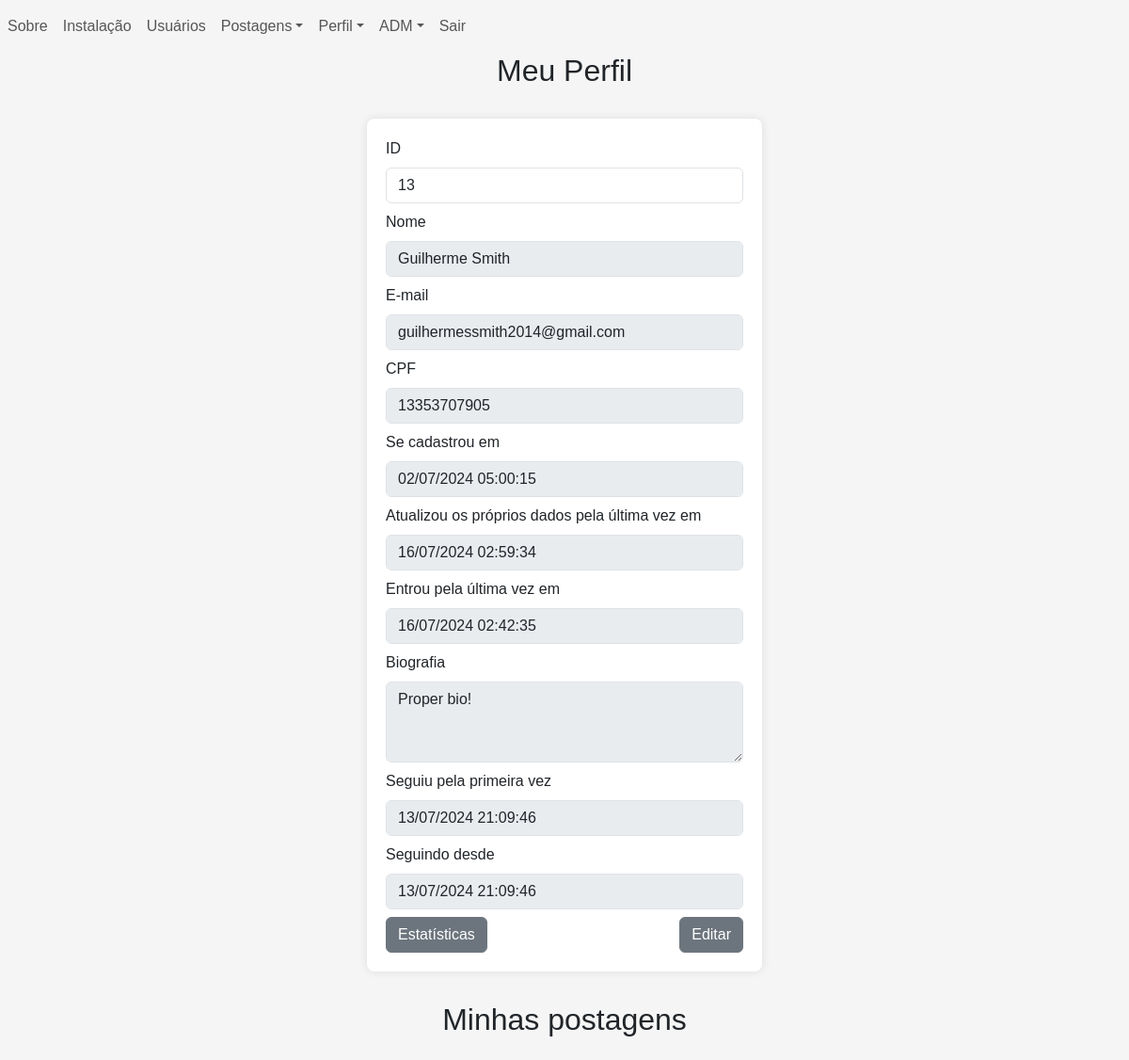
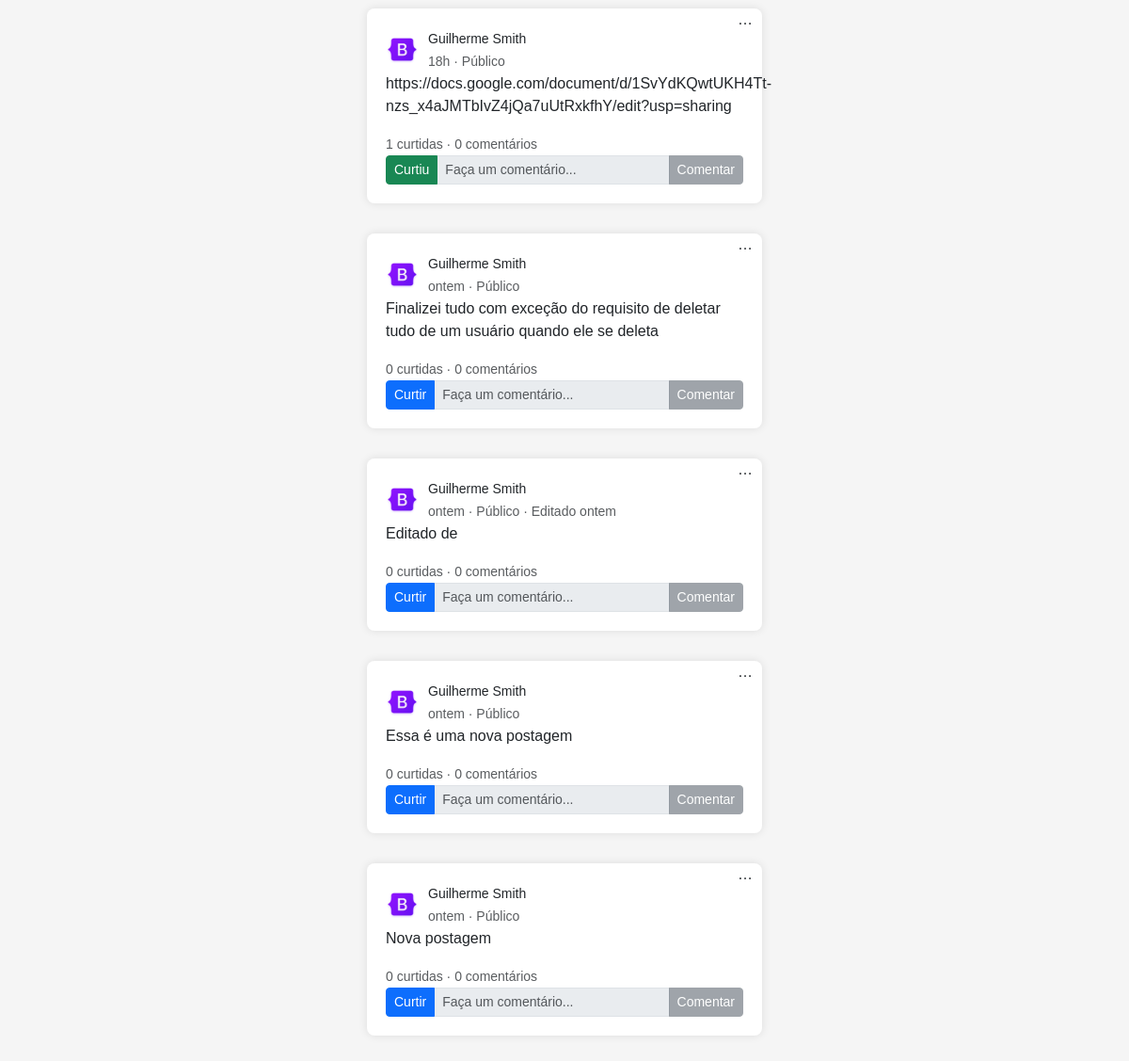
The page /users/profile.php (signed in) on the database its author committed (2 pictures, top to bottom).
### tables this page shows
CREATE TABLE users (
    id INTEGER PRIMARY KEY AUTOINCREMENT,
    username VARCHAR(255) NOT NULL,
    email VARCHAR(255) NOT NULL UNIQUE,
    cpf VARCHAR(11) NOT NULL UNIQUE,
    created_at DATETIME DEFAULT CURRENT_TIMESTAMP,
    updated_at DATETIME
, pass VARCHAR(255) NOT NULL, bio VARCHAR(100), logged_at TIMESTAMP, adm boolean DEFAULT false);

CREATE TABLE posts (
    id INTEGER PRIMARY KEY AUTOINCREMENT,
    id_user INTEGER NOT NULL,
    text VARCHAR(100) NOT NULL,
    image_src VARCHAR(100),
    created_at TIMESTAMP DEFAULT CURRENT_TIMESTAMP,
    updated_at TIMESTAMP,
    total_comments INTEGER DEFAULT 0,
    total_likes INTEGER DEFAULT 0,
    FOREIGN KEY (id_user) REFERENCES users(id)
);

### src/back/config.php (called while the page is built, shortened)
<?php
    function get_posts(array $array = [], $single = false){
        $db = db_conn();
        $se_SQL = "SELECT * FROM post";
        if (!empty($array)) {
            $se_SQL .= " WHERE ";
            $conditions = [];
            foreach ($array as $col => $values) {
                $value_parts = explode(',',$values);
                foreach ($value_parts as $value) {
                    $marks[] = "$col LIKE ?";
                }
                $conditions[] = implode(" OR ",$marks);
            }
            $se_SQL .= implode(" AND ",$conditions);
        }
        $se_query = $db->prepare($se_SQL);
        if (!empty($array)) {
            $i = 1;
            foreach ($array as $col => $value) {
                foreach ($value_parts as $value) {
                    $se_query->bindValue($i,"%".trim(ucfirst($value))."%",SQLITE3_TEXT);
                    $i++;
                }
            }
        }
        $se_result = $se_query->execute();
        $posts = [];
        while ($row = $se_result->fetchArray(SQLITE3_ASSOC)) {
            $row['options'] = [
                ['text' => 'Visualizar','path' => POSTS_LINK.'crud/view_post.php']
            ];
            if (logged()) {
                if ($row['id_user'] == $_SESSION['user']['id']) {
                    $row['options'][] = ['text' => 'Editar','path' => POSTS_LINK.'crud/edit_post.php'];
                    $row['options'][] = ['text' => 'Deletar','path' => POSTS_LINK.'crud/delete_post.php'];
                }
                if ($db->querySingle("SELECT created_at FROM post_likes WHERE id_user = ".$_SESSION['user']['id']." AND id_post = ".$row['id']) == null) {
                    $row['liked'] = false;
                }else{
                    $row['liked'] = true;
                }
            }else{
                $row['liked'] = false;
            }
            $row['posted_at'] = time_ago($row['created_at']);
            $posts[] = $row;
        }
        return $single ? $posts[0] : $posts;
    }
    function time_ago($datetime) {
        $now = new DateTime('now', new DateTimeZone('America/Sao_Paulo'));
        $post_time = new DateTime($datetime, new DateTimeZone('UTC'));
        $post_time->setTimezone(new DateTimeZone('America/Sao_Paulo'));
        $interval = $now->diff($post_time);
        $hours = $interval->h;
        $days = $interval->d;
        $weeks = floor($interval->days / 7);
        $months = $interval->m + ($interval->y * 12);
        $years = $interval->y;
        if ($days > 0) {
            return $days == 1 ? "ontem" : "$days dias";
        }
        if ($hours > 0) {
            return $hours."h";
        }
        return "Agora";
    }
    function format_date($date_string){
        return $date_string != null ? date('d/m/Y H:i:s',strtotime($date_string)) : "";
    }
    function logged(){
        return isset($_SESSION['user']);
    }
    function db_conn(){
        $db = new SQLite3(SRC_URL.'back/database.sqlite',SQLITE3_OPEN_READWRITE);
        return $db;
    }
    function get_users(array $array = [], $single = false){
        $db = db_conn();
        $se_SQL = "SELECT * FROM users";
        if (!empty($array)) {
            $se_SQL .= " WHERE ";
            $conditions = [];
            foreach ($array as $col => $values) {
                if (!empty($values)) {
                    $value_parts = explode(',',$values);
                    foreach ($value_parts as $value) {
                        $marks[] = str_contains($col,"id") ? "$col = ?" : "$col LIKE ?";
                    }
                    $conditions[] = implode(" OR ",$marks);
                }
            }
            $se_SQL .= implode(" AND ",$conditions);
        }
        $se_query = $db->prepare($se_SQL);
        if (!empty($array)) {
            $i = 1;
            foreach ($array as $col => $value) {
                if (!empty($value)) {
                    foreach ($value_parts as $value) {
                        if (str_contains($col,"id")) {
                            $se_query->bindValue($i,trim($value),SQLITE3_INTEGER);
                        }else{
                            $se_query->bindValue($i,"%".trim(ucfirst($value))."%",SQLITE3_TEXT);
                        }
                        $i++;
                    }
                }
            }
        }
        $se_result = $se_query->execute();
        $users = [];
        while ($row = $se_result->fetchArray(SQLITE3_ASSOC)) {
            if (logged()) {
                $users_follow = $db->querySingle("SELECT * FROM users_follow WHERE id_user_follower = ".$_SESSION['user']['id']." AND id_user_followed = ".$row['id'], true);
                if (!empty($users_follow) && $users_follow['active'] == 1) {
                    $row['following'] = true;
                    $row['followed_first_at'] = format_date($users_follow['created_at']);
                    $row['following_since'] = $users_follow['updated_at'] == null ? format_date($users_follow['created_at']) : format_date($users_follow['updated_at']);
                }else{
                    $row['following'] = false;
                    $row['followed_first_at'] = "";
                    $row['following_since'] = "";
                }
            }else{
                $row['following'] = false;
                $row['followed_first_at'] = "";
                $row['following_since'] = "";
            }
            $users[] = $row;
        }
        return $single ? $users[0] : $users;
    }
?>

### users/profile.php (the view, shortened to what this page needs)
<?php
    require "../src/back/config.php";
    if (isset($_GET['id']) && is_numeric($_GET['id']) && $_GET['id'] > 0) {
        $id = $_GET['id'];
        $self = logged() && $_SESSION['user']['id'] == $id ? true : false;
    }else{
        $id = $_SESSION['user']['id'];
        $self = true;
    }
    $profile = get_users(['id' => $id],true);
    if ($self) {
        $button_tag = "a";
        $button_text = "Editar";
        $button_class = "btn btn-secondary";
        $link = USERS_LINK."crud/my_data.php";
        $button_attributes = "href = '$link'";
    }
    $cols = ['id_user' => $profile['id']];
    $posts = get_posts($cols);
?>
<!DOCTYPE html>
<html lang="en">
    <head>
        <?php require SRC_URL."front/head.php" ?>
    </head>
    <body>
        <?php require SRC_URL."front/navbar.php" ?>
        <div class = "text-center">
            <h2>
                <?php
                    if ($self) {
                        echo "Meu Perfil";
                    }else{
                        echo "Perfil de ".explode(" ",$profile['username'])[0];
                    }
                ?>
            </h2>
        </div>
        <form class = "container form-container" action="follow_user.php?redirect_url=<?php echo $_SERVER['REQUEST_URI'] ?>" method="POST" autocomplete = 'off'  >
            <?php
                echo set_form_input('ID','id',$profile['id'],['readonly' => true]);
                echo set_form_input('Nome','username',$profile['username'],['disabled' => true]);
                echo set_form_input('E-mail','email',$profile['email'],['disabled' => true]);
                echo set_form_input('CPF','cpf',$profile['cpf'],['disabled' => true]);
                echo set_form_input('Se cadastrou em','created_at',format_date($profile['created_at']),['disabled' => true]);
                echo set_form_input('Atualizou os próprios dados pela última vez em','updated_at',format_date($profile['updated_at']),['disabled' => true]);
                echo set_form_input('Entrou pela última vez em','logged_at',format_date($profile['logged_at']),['disabled' => true]);
                echo set_form_textarea('Biografia','bio',$profile['bio'],['disabled' => true]);
                echo set_form_input('Seguiu pela primeira vez','followed_first_at',$profile['followed_first_at'],['disabled' => true]);
                echo set_form_input('Seguindo desde','following_since',$profile['following_since'],['disabled' => true]);
            ?>
            <div class = "row" >
                <div class = "col-lg-6 col-md-6 col-sm-12" style = "text-align: left">
                    <a class = "btn btn-secondary" href = "users_statistics.php?id=<?php echo $profile['id'] ?>" >Estatísticas</a>
                </div>
                <div class = "col-lg-6 col-md-6 col-sm-12" style = "text-align: right">
                    <?php echo set_button($button_tag,$button_text,$button_class,$button_attributes) ?>
                </div>
            </div>
        </form>
        <section>
            <div class = 'text-center' style = "display: <?php echo empty($posts) ? 'none' : 'block' ?>">
                <h2>
                    <?php
                        if ($self) {
                            echo "Minhas postagens";
                        }else{
                            echo "Postagens de ".explode(" ",$profile['username'])[0];
                        }
                    ?>
                </h2>
            </div>
            <?php
                if (!empty($posts)) {
                    foreach ($posts as $post) {
                        echo set_post_form($post);
                    }
                }
            ?>
        </section>
    </body>
</html>

### src/front/navbar.php (shortened to what this page needs)
<navbar class = "navbar navbar-expand-lg">
    <ul class="navbar-nav mr-auto">
        <?php
          set_nav_link(MAIN_LINK."index.php","Sobre");
          set_nav_dropdown("Postagens", POSTS_LINK."posts.php",[
            ["path" => POSTS_LINK."crud/post.php", "text" => "Novo"],
            ["path" => POSTS_LINK."posts_table.php", "text" => "Tabela"]
          ]);
          if(logged()){
            if ($_SESSION['user']['adm']) {
              set_nav_dropdown("ADM", ADM_LINK."schema.php",[
                ["path" => BASE_LINK."tests.php", "text" => "Testes"]
              ]);
            }
          }else{
            set_nav_link(USERS_LINK."auth/login.php","Entrar");
            set_nav_link(USERS_LINK."crud/signin.php","Registrar");
          }
        ?>
    </ul>
</navbar>
<?php
  function set_nav_link($path,$text){
    echo "<li class='nav-item'><a href = '$path' class = 'nav-link'>$text</a></li>";
  }
  function set_nav_dropdown($text, $href, $items) {
    echo "<li class='nav-item dropdown'>";
    echo "<a class='nav-link dropdown-toggle' href='$href' id='navbarDropdown' role='button' data-toggle='dropdown' aria-haspopup='true' aria-expanded='false'>$text</a>";
    echo "</li>";
  }
  function set_post_options_dropdown($postId, $options) {
    if (!empty($options)) {
      $element = "<div class='dropdown post-options'>";
      $element .= "<span class=' dropdown-toggle' id='postOptionsDropdown$postId' data-toggle='dropdown' aria-haspopup='true' aria-expanded='false'>&#x2026;</span>";
      $element .= "<div class='dropdown-menu' aria-labelledby='postOptionsDropdown$postId'>";
      foreach ($options as $option) {
        $element .= "<a class='dropdown-item' href='{$option['path']}?id=$postId'>{$option['text']}</a>";
      }
      $element .= "</div>";
      $element .= "</div>";
    }else{
      $element = "";
    }
    return $element;
  }
  function set_button($tag,$text,$class,$attributes) {
    return "<$tag $attributes class = '$class' >$text</$tag>";
  }
  function set_form_input($label,$column,$value,$options = []){
    $input = "<div class = 'form-group'>";
    $input .= "<label for = '$column-input' class = 'form-label'>$label</label>";
    $input .= "<input type = 'text' id = '$column-input' name = '$column' class = 'form-control' value = '$value' ";
    $input .= isset($options['readonly']) ? " readonly " : "";
    $input .= isset($options['disabled']) ? " disabled " : "";
    $input .= isset($options['required']) ? " required " : "";
    $input .= ">";
    $input .= "</div>";
    return $input;
  }
  function set_form_textarea($label,$column,$value,$options = []){
    $textarea = "<div class = 'form-group'>";
    $textarea .= "<label for = '$column-input' class = 'form-label'>$label</label>";
    $textarea .= "<textarea id = '$column-input' name = '$column' class = 'form-control' cols = '10' rows = '3'";
    $textarea .= isset($options['disabled']) ? " disabled " : "";
    $textarea .= ">";
    $textarea .= $value;
    $textarea .= "</textarea>";
    $textarea .= "</div>";
    return $textarea;
  }
  function set_post_form ($post = []){
    $form = "<form class = 'container form-container' action = 'comment.php' method = 'POST' autocomplete = 'off' id = 'post-".$post['id']."' >";
    $id_input = "<input type = 'hidden' name = 'id' value = '".$post['id']."' >";
    $user_info = "<div class = 'user-info'>";
    $user_info .= "<img src = '".MEDIA_LINK."bootstrap.png' alt = ''>";
    $user_info .= "<div>";
    $user_info .= "<small class = 'text-bold'>".$post['username']."</small>";
    $user_info .= "<br>";
    $user_info .= "<small class = 'text-muted'>".$post['posted_at']." &middot; Público";
    $user_info .= is_null($post['updated_at']) ? "" : " &middot; Editado ".time_ago($post['updated_at']);
    $user_info .= "</small>";
    $user_info .= "</div>";
    $user_info .= "</div>";
    $options = set_post_options_dropdown($post['id'],$post['options']);
    $text = "<div class = 'text-justify'>";
    $text .= "<p>".$post['text']."</p>";
    $text .= "</div>";
    $statistics = "<div>";
    $statistics .= "<small class = 'text-muted' >".$post['total_likes']." curtidas &middot; ".$post['total_comments']." comentários</small>";
    $statistics .= "</div>";
    if ($post['liked']) {
      $like_button_class = "btn btn-success";
      $like_button_text = "Curtiu";
    }else{
      $like_button_class = "btn btn-primary";
      $like_button_text = "Curtir";
    }
    $buttons = "<div class = 'input-group input-group-sm'>";
    $buttons .= "<a class = '$like_button_class' href = '".POSTS_LINK."like_post.php?id_post=".$post['id']."&redirect_url=".$_SERVER['REQUEST_URI']."'>$like_button_text</a>";
    $buttons .= "<input type = 'text' class = 'form-control' placeholder = 'Faça um comentário...' disabled >";
    $buttons .= "<button type = 'submit' class = 'btn btn-secondary' disabled>Comentar</button>";
    $buttons .= "</div>";
    $form .= $id_input;
    $form .= $options;
    $form .= $user_info;
    $form .= $text;
    $form .= $statistics;
    $form .= $buttons;
    $form .= "</form>";
    return $form;
  }
?>

### main/index.css (style rules this page uses)
form { margin: auto; padding: 0.5rem; }
form .form-group { margin-bottom: 0.5rem; }
.form-container { position: relative; width: 35%; overflow: visible; }
body { font-family: Arial, sans-serif; background-color: #f5f5f5; margin: 0; }
.table-container, .container { margin: 2rem auto; padding: 20px; background-color: #fff; box-shadow: 0 0 10px rgba(0, 0, 0, 0.1); border-radius: 8px; }
.container { max-width: 80%; }
a { color: #007BFF; text-decoration: none; }
a.btn, .nav-link { text-decoration: none; }
.nav-link,.nav-link:hover { text-decoration: none; }
.post-options .dropdown-toggle::after { display: none; }
.post-options { position: absolute; top: 0; right: 10px; }
.user-info { display: flex; align-items: center; }
.user-info img { display: inline-block; margin-right: 10px; width: 35px; }

### rows shown on the page
users: id "13", username "Guilherme Smith", email "guilhermessmith2014@gmail.com", cpf "13353707905"
posts: id_user.username "Guilherme Smith", posted_at "18h", text "https://docs.google.com/document/d/1SvYdKQwtUKH4Tt-nzs_x4aJMTbIvZ4jQa7uUtRxkfhY/edit?usp=sharing", total_likes "1", total_comments "0", like_button_text "Curtiu"
posts: id_user.username "Guilherme Smith", posted_at "ontem", text "Finalizei tudo com exceção do requisito de deletar tudo de um usuário quando ele se deleta", total_likes "0", total_comments "0", like_button_text "Curtir"
posts: id_user.username "Guilherme Smith", posted_at "ontem", post "· Editado ontem", text "Editado de", total_likes "0", total_comments "0", like_button_text "Curtir"
posts: id_user.username "Guilherme Smith", posted_at "ontem", text "Essa é uma nova postagem", total_likes "0", total_comments "0", like_button_text "Curtir"
posts: id_user.username "Guilherme Smith", posted_at "ontem", text "Nova postagem", total_likes "0", total_comments "0", like_button_text "Curtir"

### other values the page prints
$text "Sobre Instalação Usuários Sair"
$text "Postagens Perfil ADM"
$label "ID Nome E-mail CPF Se cadastrou em Atualizou os próprios dados pela última vez em Entrou pela última vez em Seguiu pela primeira vez Seguindo desde"
$label "Biografia"
set_button($button_tag,$button_text,$button_class,$button_attributes) "Editar"
